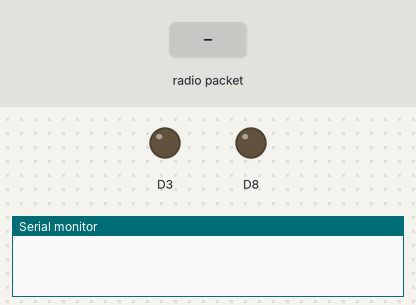
Recording of a sketch running on a simulated ESP8266 (NodeMCU). On the bench: output pins drawn as LEDs (lit = HIGH), the last lines printed to the serial monitor. The test bench sets the inputs (shaded band). No radio packets arrive unless stated.

Above: at 1.2 s.
1.3 s: radio packet "5" arrives
At 1.6 s:
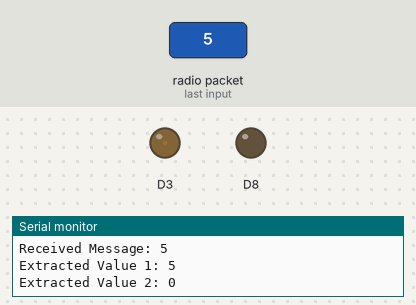
2.8 s: radio packet "90" arrives
At 4.0 s:
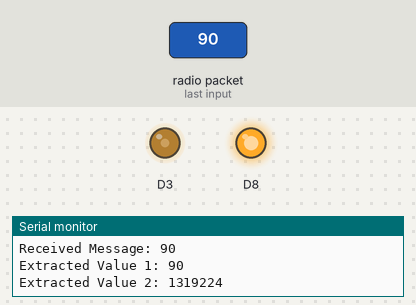
4.3 s: radio packet "200" arrives
At 5.4 s:
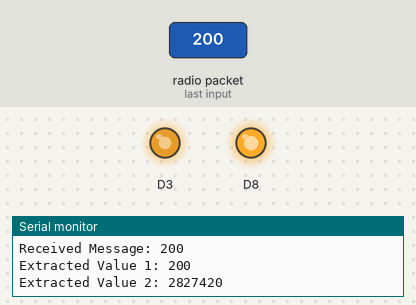
5.8 s: radio packet "5" arrives
At 6.4 s:
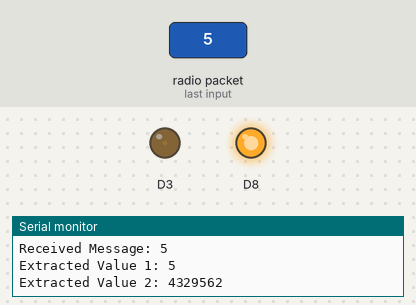
Timing chart, 0 to 8.3 s (numbered marks = the images above; inputs shaded):
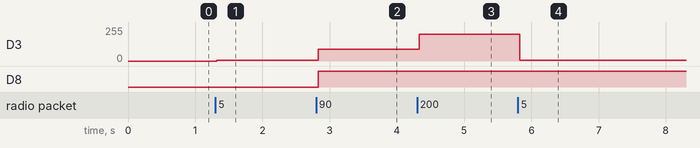

Measured:
- after the input at 1.3 s, D3: 0/255 → 5/255 at once
- after the input at 2.8 s, D3: 5/255 → 90/255 at once; D8: LOW → HIGH at once
- after the input at 4.3 s, D3: 90/255 → 200/255 at once
- after the input at 5.8 s, D3: 200/255 → 5/255 at once

The sketch:

devscript.ino
```cpp
#include <SPI.h>
#include <nRF24L01.h>
#include <RF24.h>

// Define the CE and CSN pins
#define CE_PIN D4
#define CSN_PIN D2

// Create an RF24 object
RF24 radio(CE_PIN, CSN_PIN);

// Define the address for the communication
const byte address[6] = "00002";

void setup() {
  // Initialize the motor pins as outputs
  pinMode(D3, OUTPUT);
  pinMode(D8, OUTPUT);

  // Initialize the Serial Monitor
  Serial.begin(9600);

  // Initialize the radio
  radio.begin();
  radio.openReadingPipe(0, address);
  radio.setPALevel(RF24_PA_MIN);
  radio.startListening();
}

void loop() {
  if (radio.available()) {
    Serial.println("Signal received");

    // Define a buffer to hold the received message
    char message[32] = {0};

    // Read the message
    radio.read(&message, sizeof(message));

    // Extract the values from the message
    int receivedValue1, receivedValue2;
    sscanf(message, "%d,%d", &receivedValue1, &receivedValue2);

    // Print the received message and values to the Serial Monitor
    Serial.print("Received Message: ");
    Serial.println(message);
    Serial.print("Extracted Value 1: ");
    Serial.println(receivedValue1);
    Serial.print("Extracted Value 2: ");
    Serial.println(receivedValue2);

    // Output the received values to the motor pins
    analogWrite(D3, receivedValue1);
    analogWrite(D8, receivedValue2);
  }
}
```
